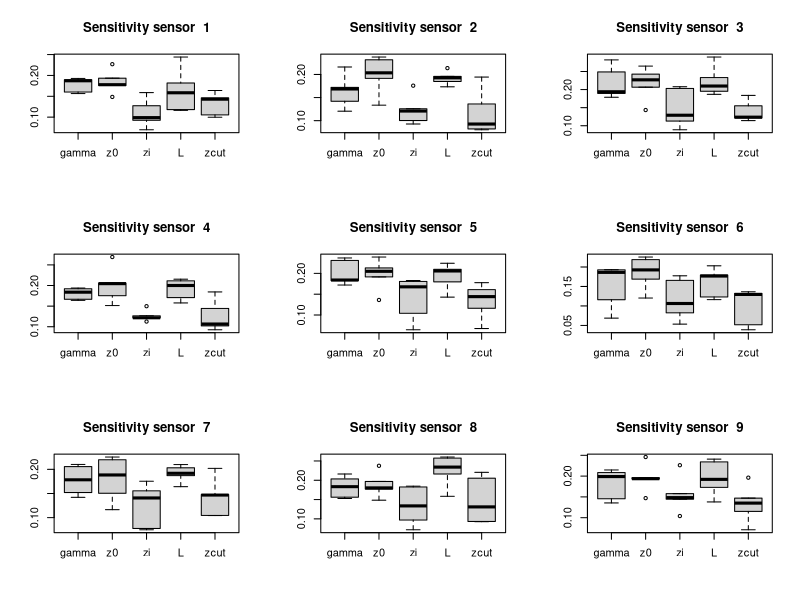

This figure's R source:
#Script that creates the graphics for the sensitivity analylsis



	
data=read.csv('sensitivityParametersInfo.csv')
data=data[,-1]

jpeg('sensitivityPlot.jpg')
par(mfrow=c(3,3))

for(k in 1:9){
	s=subset(data,sensor==k)
	s=s[,3:7]
	boxplot(s)
	abline(h=0,col='blue')
	title(paste('Sensitivity sensor ',k))
}
dev.off()

